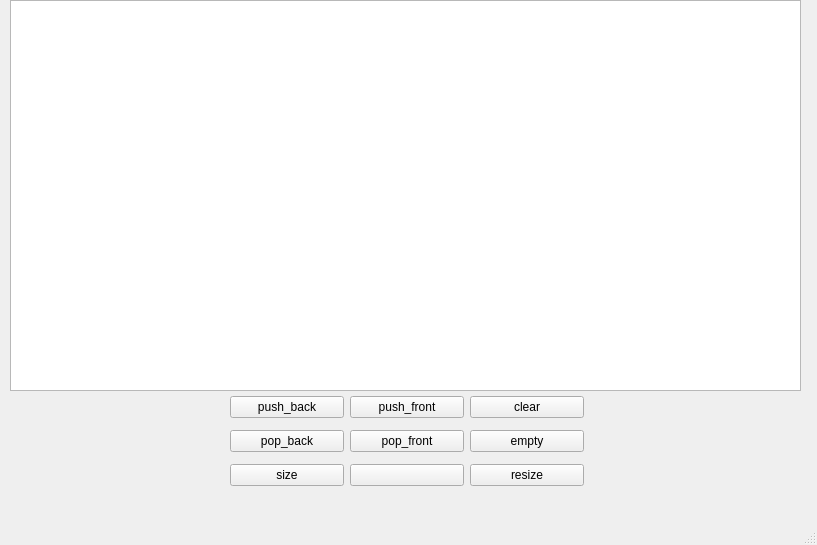
<?xml version="1.0" encoding="UTF-8"?>
<ui version="4.0">
 <class>MainWindow</class>
 <widget class="QMainWindow" name="MainWindow">
  <property name="geometry">
   <rect>
    <x>0</x>
    <y>0</y>
    <width>817</width>
    <height>545</height>
   </rect>
  </property>
  <property name="windowTitle">
   <string>MainWindow</string>
  </property>
  <widget class="QWidget" name="centralwidget">
   <widget class="QWidget" name="gridLayoutWidget">
    <property name="geometry">
     <rect>
      <x>230</x>
      <y>390</y>
      <width>354</width>
      <height>103</height>
     </rect>
    </property>
    <layout class="QGridLayout" name="gridLayout">
     <item row="0" column="0">
      <widget class="QPushButton" name="push_b">
       <property name="text">
        <string>push_back</string>
       </property>
      </widget>
     </item>
     <item row="0" column="1">
      <widget class="QPushButton" name="push_f">
       <property name="text">
        <string>push_front</string>
       </property>
      </widget>
     </item>
     <item row="1" column="0">
      <widget class="QPushButton" name="pop_b">
       <property name="text">
        <string>pop_back</string>
       </property>
      </widget>
     </item>
     <item row="1" column="1">
      <widget class="QPushButton" name="pop_f">
       <property name="text">
        <string>pop_front</string>
       </property>
      </widget>
     </item>
     <item row="1" column="2">
      <widget class="QPushButton" name="empt">
       <property name="text">
        <string>empty</string>
       </property>
      </widget>
     </item>
     <item row="0" column="2">
      <widget class="QPushButton" name="cl">
       <property name="text">
        <string>clear</string>
       </property>
      </widget>
     </item>
     <item row="2" column="0">
      <widget class="QPushButton" name="sz">
       <property name="text">
        <string>size</string>
       </property>
      </widget>
     </item>
     <item row="2" column="2">
      <widget class="QPushButton" name="inv">
       <property name="text">
        <string>resize</string>
       </property>
      </widget>
     </item>
     <item row="2" column="1">
      <widget class="QPushButton" name="pushButton">
       <property name="text">
        <string/>
       </property>
      </widget>
     </item>
    </layout>
   </widget>
   <widget class="QTextEdit" name="textShow">
    <property name="geometry">
     <rect>
      <x>10</x>
      <y>0</y>
      <width>791</width>
      <height>391</height>
     </rect>
    </property>
    <property name="font">
     <font>
      <pointsize>26</pointsize>
      <italic>true</italic>
     </font>
    </property>
   </widget>
  </widget>
  <widget class="QMenuBar" name="menubar">
   <property name="geometry">
    <rect>
     <x>0</x>
     <y>0</y>
     <width>817</width>
     <height>25</height>
    </rect>
   </property>
  </widget>
  <widget class="QStatusBar" name="statusbar"/>
 </widget>
 <resources/>
 <connections/>
</ui>
